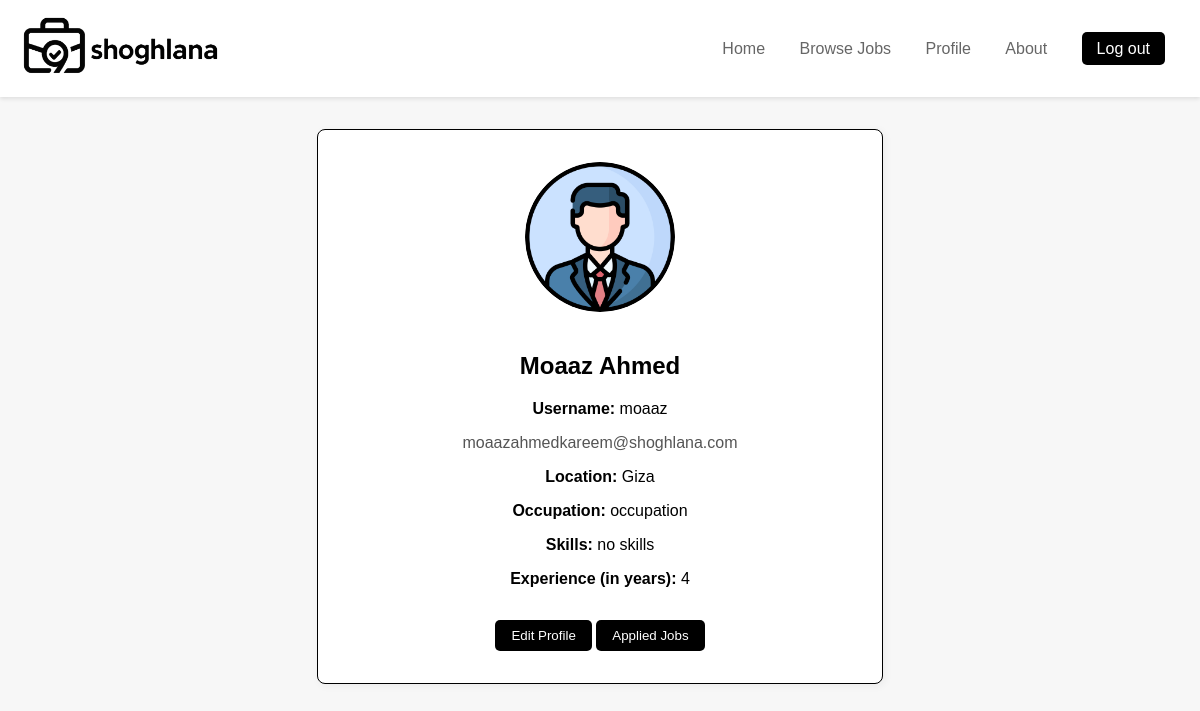
Screenshot of /profile/ (signed in) with the database file from the repository.
### shoghlana/models.py (models this page shows)
class Users(AbstractUser):
    Name = models.CharField(max_length=100, default='name', null=True)
    type = models.CharField(max_length=50, default='user')
    country = models.CharField(max_length=100, default='country')
    admin_company = models.CharField(max_length=100, default='admin_company', null=True)
    location = models.CharField(max_length=100, default='location', null=True)
    skills = models.CharField(max_length=100, default='skills', null=True)
    occupation = models.CharField(max_length=100, default='occupation', null=True)
    years_of_experience = models.IntegerField(default=0, null=True)
    groups = models.ManyToManyField(
        'auth.Group',
        verbose_name='groups',
        blank=True,
        help_text='The groups this user belongs to.',
        related_name="custom_users_set",
        related_query_name="custom_user",
    )
    user_permissions = models.ManyToManyField(
        'auth.Permission',
        verbose_name='user permissions',
        blank=True,
        help_text='Specific permissions for this user.',
        related_name="custom_users_set",
        related_query_name="custom_user",
    )
    class Meta:
        db_table = 'users'
        verbose_name = 'User'
        verbose_name_plural = 'Users'

### shoghlana/views.py (the view)
# urls.py: path('profile/', views.profile, name='profile'),
@login_required
def profile(request):
    return render(request, 'shoghlana/profile.html')

### shoghlana/templates/shoghlana/profile.html (shortened to what this page needs)
{% load static %}
<!DOCTYPE html>
<html lang="en">
<head>
  <link rel="stylesheet" href="{% static 'shoghlana/css/profile.css' %}">
</head>
<body>
  <nav class="navbar">
    <a href="{% url 'home' %}" class="logo">
      <img src="{% static 'shoghlana/images/mini_logo.png' %}" alt="Description" style="width:200px;">
    </a>
    <div class="nav-links">
      <a href="{% url 'home' %}">Home</a>
      <a href="{% url 'Search_page' %}">Browse Jobs</a>
      <a href="{% url 'profile' %}">Profile</a>
      <a href="{% url 'about' %}">About</a>
      <a href="{% url 'logout' %}" class="sign">Log out</a>
    </div>
  </nav>
  <main class="profile-container">
    <section class="profile-card">
      <img src="{% static 'images/profile_picture.png' %}" alt="User Avatar" class="avatar" />
      <h2 id="profile-name">{{request.user.Name}}</h2>
      <p><strong>Username:</strong> <span id="profile-username">{{request.user.username}}</span></p>
      <p class="email" id="profile-email">{{request.user.email}}</p>
      <p><strong>Location:</strong> <span id="profile-location">{{request.user.location}}</span></p>
      <p><strong>Occupation:</strong> <span id="profile-occupation">{{request.user.occupation}}</span></p>
      <p><strong>Skills:</strong> <span id="profile-skills">{{request.user.skills}}</span></p>
      <p><strong>Experience (in years):</strong> <span id="profile-experience">{{request.user.years_of_experience}}</span></p>
      <button class="buttons"><a href="edit_profile/">Edit Profile</a></button>
      {% if request.user.type == 'Admin' %}
      <button class="buttons" id="posted-jobs"><a href="posted_jobs/">Posted Jobs</a></button>
      {% elif request.user.type == 'User' %}
      <button class="buttons" id="applied-jobs"><a href="applied_jobs/">Applied Jobs</a></button>
      {% endif %}
    </section>
  </main>
</body>
</html>

### shoghlana/static/shoghlana/css/profile.css (style rules this page uses)
body { margin: 0; font-family: Arial, sans-serif; background-color: #f7f7f7; color: #000; }
.navbar { background-color: white; padding: 15px 20px; display: flex; justify-content: space-between; align-items: center; box-shadow: 0 2px 4px rgba(0, 0, 0, 0.1); }
.navbar .logo { transition: transform 0.3s, color 0.3s; }
.nav-links a { margin: 0 15px; text-decoration: none; color: #666; transition: color 0.3s; }
.navbar .sign { background-color: rgb(0, 0, 0); color: white; padding: 8px 15px; border-radius: 5px; text-decoration: none; transition: 0.3s, color 0.3s; }
a { text-decoration: none; color: inherit; }
.profile-container { display: flex; justify-content: center; padding: 2rem; }
.profile-card { background-color: #fff; border: 1px solid #000; padding: 2rem; width: 100%; max-width: 500px; text-align: center; border-radius: 8px; box-shadow: 2px 2px 8px rgba(0, 0, 0, 0.05); }
.avatar { width: 150px; height: 150px; border-radius: 100%; object-fit: cover; margin-bottom: 1rem; }
.email { color: #555; margin-bottom: 1rem; }
.buttons { background-color: #000; color: #fff; margin-top: 1rem; padding: 0.5rem 1rem; border: none; border-radius: 5px; transition: all 0.3s ease; }

### rows the page displays
Users: user.Name "Moaaz Ahmed", user.username "moaaz", user.email "moaazahmedkareem@shoghlana.com", user.location "Giza", user.occupation "occupation", user.skills "no skills", user.years_of_experience "4"
